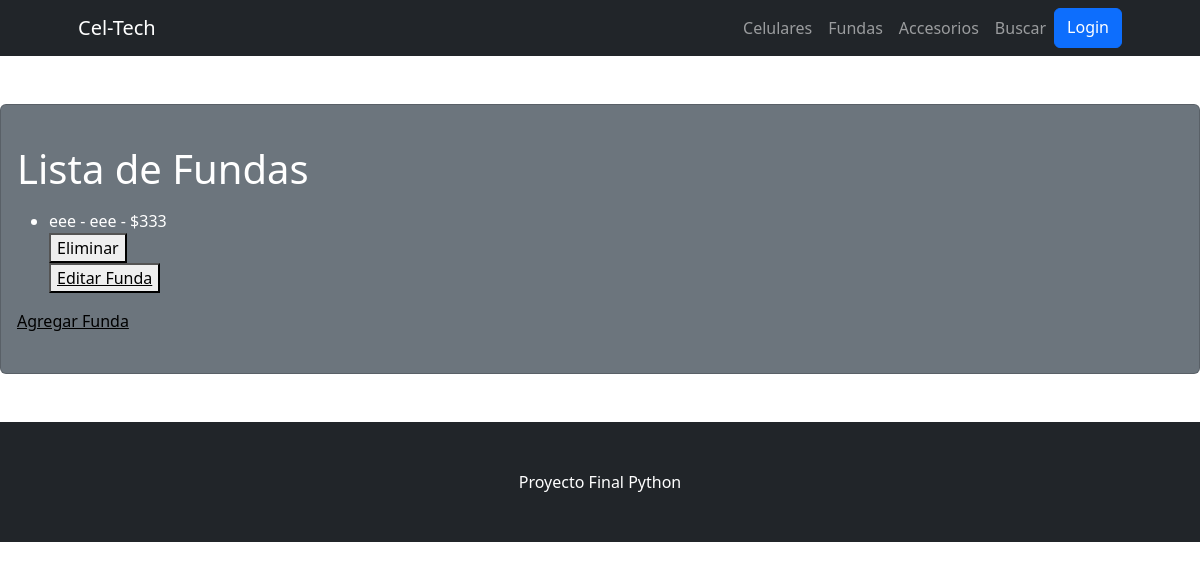
The app's page /CelTech/lista-fundas, older data.
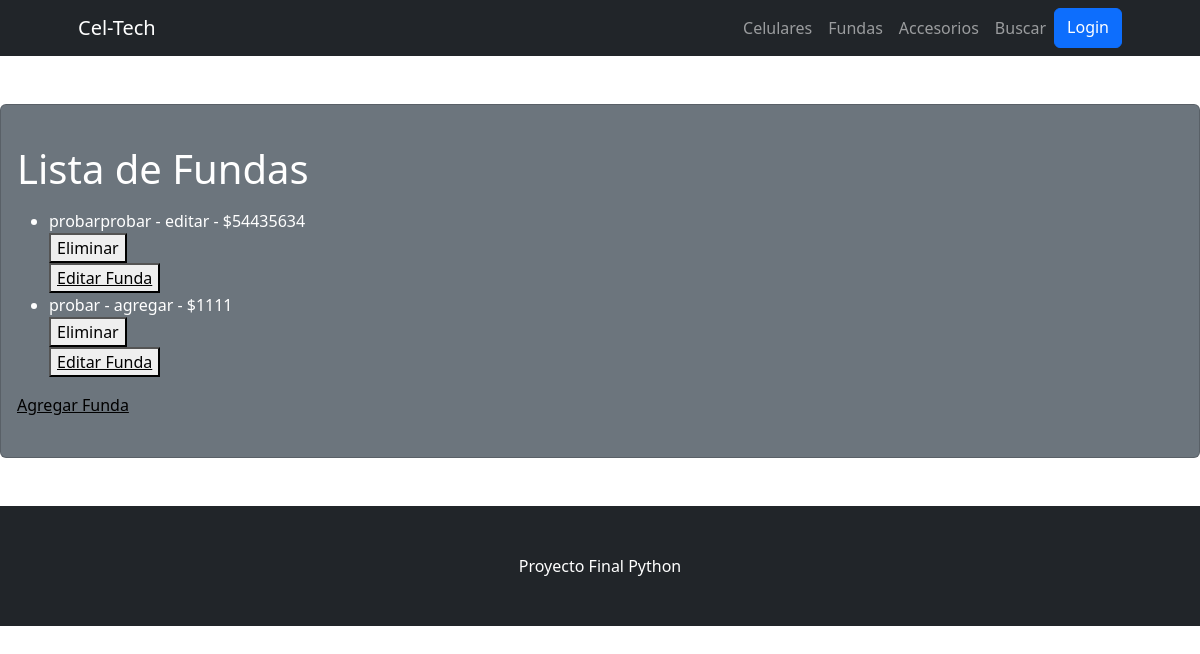
The same page, newer data.
### CelTech/models.py (models this page shows)
class Fundas(models.Model):
    modelo = models.CharField(max_length=20)
    tipo =  models.CharField(max_length=20)
    precio = models.IntegerField()
    def __str__(self):
        return f'{self.modelo} - {self.tipo} - ${self.precio}'

### CelTech/views.py (the view)
# urls.py: path('lista-fundas', lista_fundas, name="ListaFundas"),
def lista_fundas(req):
    lista_funda = Fundas.objects.all()
    return render(req, "lista_fundas.html", {"lista_fundas": lista_funda})

### CelTech/templates/lista_fundas.html (shortened to what this page needs)
{% extends 'padre.html' %}
{% block cambiante %}
    <h1>Lista de Fundas</h1>
    <ul>
        {% for funda in lista_fundas  %}
            <li>{{funda}}</li>
            <div>
                <form action="{% url 'EliminarFunda' funda.id %}" method="post">{% csrf_token %}
                    <button type="submit">Eliminar</button>
                </form>
                <button>
                    <a style="color:black" href="{% url 'EditarFunda' funda.id %}">Editar Funda</a>
                </button>
            </div>
        {% endfor %}
    </ul>
    <a style="color:black" href="{% url 'AdministradorFundas' %}">Agregar Funda</a>
{% endblock cambiante %}

Row changes from the older to the newer data that the page shows:
removed Fundas: modelo+tipo+precio "eee - eee - $333"
added Fundas: modelo+tipo+precio "probarprobar - editar - $54435634"
added Fundas: modelo+tipo+precio "probar - agregar - $1111"
